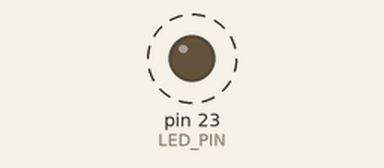
Recording of a sketch running on a simulated Arduino Mega 2560, built with avr-gcc and run on an emulated ATmega2560. Shown: output pins drawn as LEDs (lit = HIGH). Dashed ring = blinking.

Above: at 0.06 s.
Timing chart, 0 to 3.0 s (numbered marks = the images above):
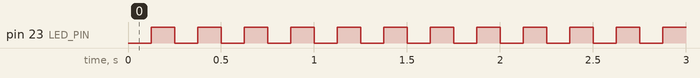

The sketch:

S3_A2_Conmutacion_Millis.ino
```cpp
/* Semana 3 · A2. Temporizacion cooperativa sin delay().
   Misma conexion que en A1. Verifique T y THIGH con osciloscopio.
*/
#include <Arduino.h>
constexpr uint8_t LED_PIN = 23;
constexpr uint32_t T_HALF_MS = 125;
uint32_t previousMs = 0;
bool state = false;
void setup() {
  pinMode(LED_PIN, OUTPUT);
  digitalWrite(LED_PIN, LOW);
  previousMs = millis();
}
void loop() {
  const uint32_t now = millis();
  if ((uint32_t)(now - previousMs) >= T_HALF_MS) {
    previousMs = now;
    state = !state;
    digitalWrite(LED_PIN, state ? HIGH : LOW);
  }
  // Pueden añadirse tareas de lectura sin detener el programa.
}
```

Measured:
- by itself, pin 23 (LED_PIN): alternates HIGH for 0.12 s and LOW for 0.12 s
